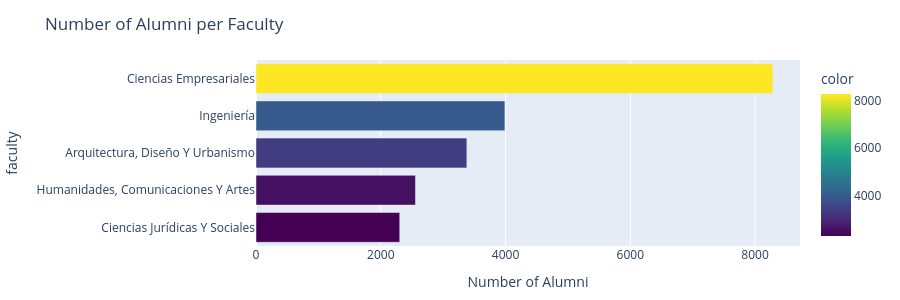

Notebook code for this chart:
### Code cell
faculty_counts = alumni_df["faculty"].value_counts().sort_values(ascending=True)

fig = px.bar(
    faculty_counts,
    x=faculty_counts.values,
    y=faculty_counts.index,
    orientation='h',
    labels={'x': 'Number of Alumni', 'y': 'Faculty'},
    title='Number of Alumni per Faculty',
    color=faculty_counts.values,
    color_continuous_scale=px.colors.sequential.Viridis
)

fig.update_layout(
    showlegend=False,
    yaxis={'categoryorder':'total ascending'},
    height=60 * len(faculty_counts) if len(faculty_counts) < 20 else 1000,
    margin=dict(l=200, r=20, t=60, b=40)
)
fig.update_traces(
    hovertemplate='<b>%{y}</b><br>Alumni: %{x}<extra></extra>'
)
fig.show()

### Figure 1 — Plotly figure (JSON) as saved in the notebook; plotly's stock layout.template omitted (floating-point values rounded to 4 significant figures)
{"data": [{"hovertemplate": "<b>%{y}</b><br>Alumni: %{x}<extra></extra>", "legendgroup": "", "marker": {"color": [2304, 2556, 3380, 3990, 8284], "coloraxis": "coloraxis", "pattern": {"shape": ""}}, "name": "", "orientation": "h", "showlegend": false, "textposition": "auto", "type": "bar", "x": [2304, 2556, 3380, 3990, 8284], "xaxis": "x", "y": ["Ciencias Jurídicas Y Sociales", "Humanidades, Comunicaciones Y Artes", "Arquitectura, Diseño Y Urbanismo", "Ingeniería", "Ciencias Empresariales"], "yaxis": "y"}], "layout": {"barmode": "relative", "coloraxis": {"colorbar": {"title": {"text": "color"}}, "colorscale": [[0, "#440154"], [0.1111, "#482878"], [0.2222, "#3e4989"], [0.3333, "#31688e"], [0.4444, "#26828e"], [0.5556, "#1f9e89"], [0.6667, "#35b779"], [0.7778, "#6ece58"], [0.8889, "#b5de2b"], [1, "#fde725"]]}, "height": 300, "legend": {"tracegroupgap": 0}, "margin": {"b": 40, "l": 200, "r": 20, "t": 60}, "showlegend": false, "title": {"text": "Number of Alumni per Faculty"}, "xaxis": {"anchor": "y", "domain": [0, 1], "title": {"text": "Number of Alumni"}}, "yaxis": {"anchor": "x", "categoryorder": "total ascending", "domain": [0, 1], "title": {"text": "faculty"}}}}
